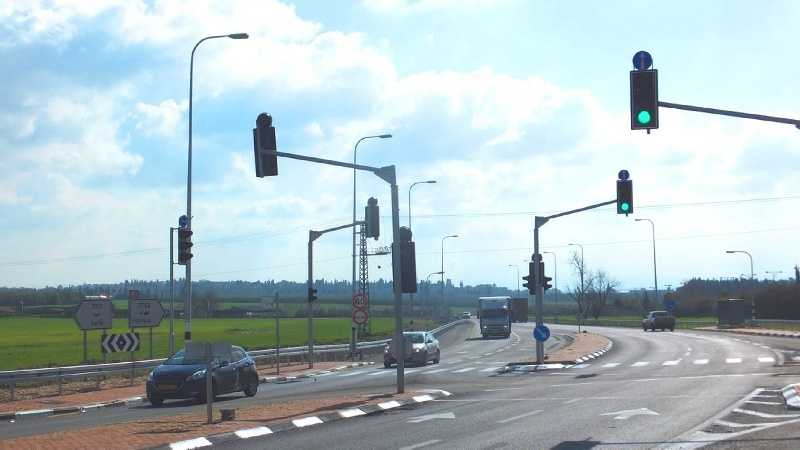
#> input picture single_image/greenlights2.jpg, 800 x 450 px, found by its file name
$ jupyter execute --allow-errors detectGreenLights.ipynb
#> lines starting #> are read from the running program, lines starting #| are printed output that depends on the picture; after the words box and inside, x2 and y2 are one past the last pixel; in counts of white or black regions, pixels touching at a corner belong together
#> further down, image is the input picture: PIL image 800x450 RGB; mean R, G, B 175.4, 192.4, 197.5
<h1 style="color:green; font-weight:bold">Detecting Green Lights</h1>

<h4 style="color:white; font-weight:bold">Import libreries</h4>

[cell 1]
# import the libraries:
from typing import List, Optional, Union, Dict, Tuple
import json
import argparse
from pathlib import Path
import cv2
import numpy as np
from scipy import signal as sg
from scipy.ndimage import maximum_filter, convolve
from PIL import Image,ImageDraw
import matplotlib.pyplot as plt

<h4 style="color:white; font-weight:bold">Making the sky and all the things that have red shade to darker</h4>

[cell 2]
# Function the makes the sky black in an image
def make_sky_black(image):
    # Convert the image to float
    img = np.array(image, dtype=float) / 255

    # Extract the red channel
    red_channel = img[:,:,0]
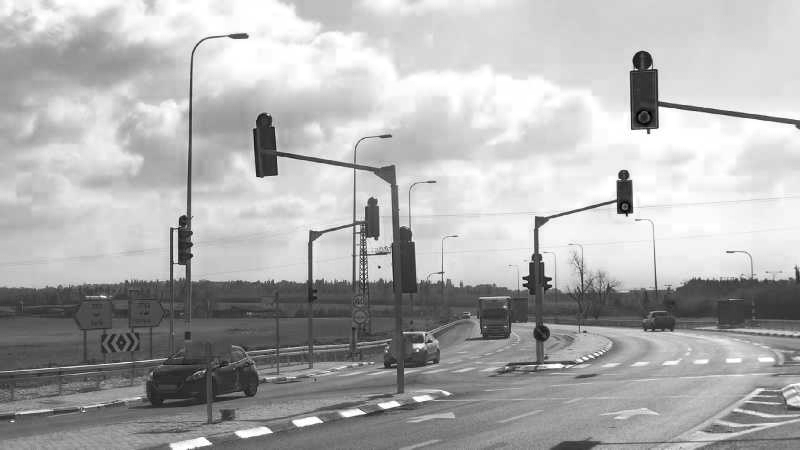
#> red_channel: shape (450, 800) float64; min 0, max 1, mean 0.688

    # Create a kernel to smooth the red channel
    kernel = np.ones((5,5)) / 25 # 5x5 of 1/25

    # Convolve the red channel with the kernel
    red_smoothed = convolve(red_channel, kernel)
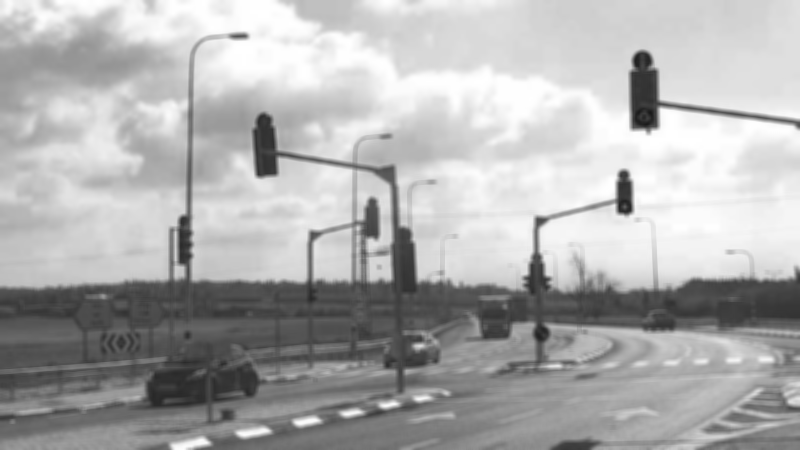
#> red_smoothed: shape (450, 800) float64; min 0.0976, max 1, mean 0.688

    # Create a mask where the red channel is above a certain threshold
    mask = red_smoothed > 0.5
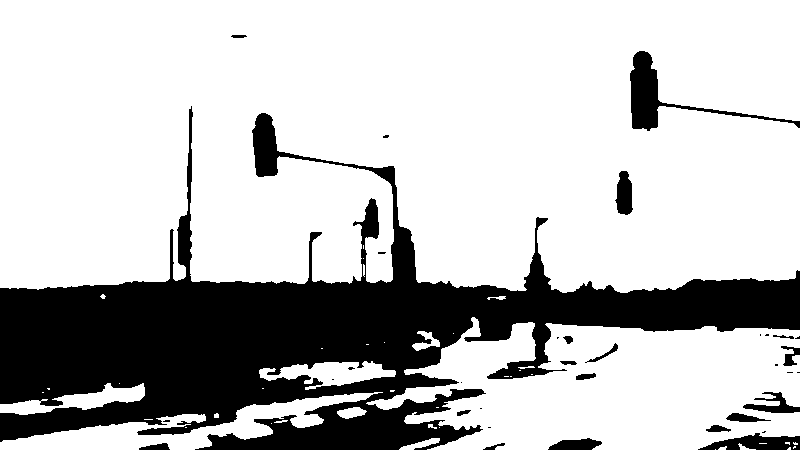
#> mask: shape (450, 800) bool; 74.9% white; 34 black regions (16 under 20 px), largest, box (x1, y1, x2, y2) and area: (0, 106, 800, 450) 84181, (630, 51, 800, 131) 2333, (698, 433, 800, 450) 1036

    # Apply the mask to all channels, setting them to 0 (black)
    img[mask] = 0
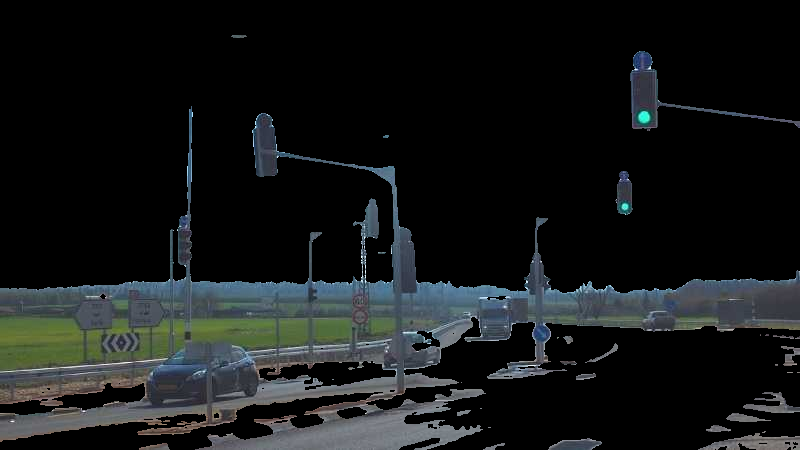
#> img: shape (450, 800, 3) float64; mean R, G, B 0.0838, 0.0944, 0.096

    # Convert back to 8-bit integer
    img_black_sky = (img * 255).astype(np.uint8)

    return Image.fromarray(img_black_sky)

[cell 3]
# save the new image with black sky in 111.jpg
image_path = 'single_image/greenLights2.jpg'
image = Image.open(image_path)
black_sky_image = make_sky_black(image)
black_sky_image.save('111.jpg')

<h4 style="color:white; font-weight:bold">Upload the Image</h4>

[cell 4]
# upload the image
img = plt.imread("111.jpg")
if img.max() <= 1:
    img = (img * 255).astype(np.uint8)

[cell 5]
# show the image:
plt.imshow(img)

# print thre shape of the image:
print(img.shape)
#| (450, 800, 3)

[cell 6]
# store the red channel of the image
red_img = img[:,:,0]
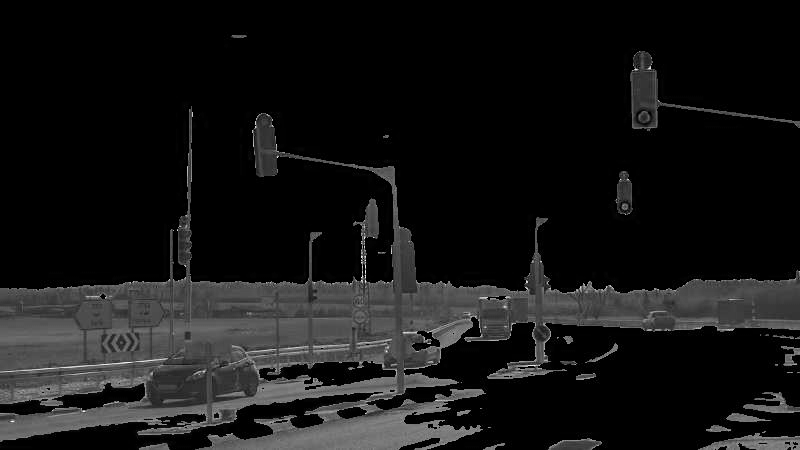
#> red_img: shape (450, 800); min 0, max 255, mean 21.7

# store the green channel of the image
green_img = img[:,:,1]
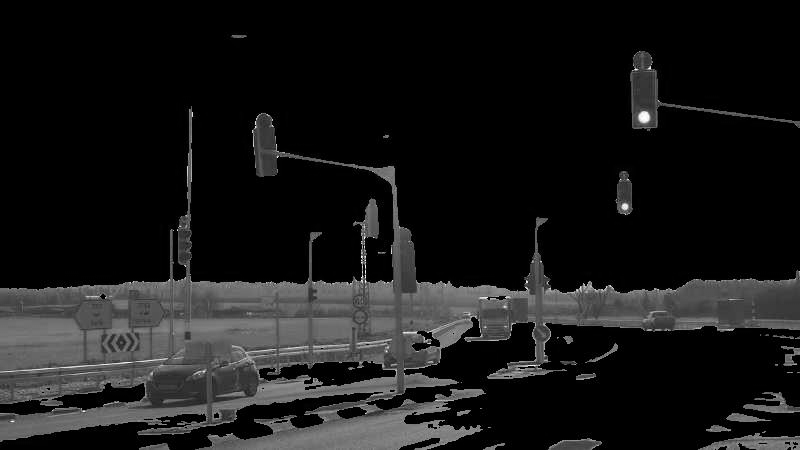
#> green_img: shape (450, 800); min 0, max 255, mean 24.3

# store the blue channel of the image
blue_img = img[:,:,2]
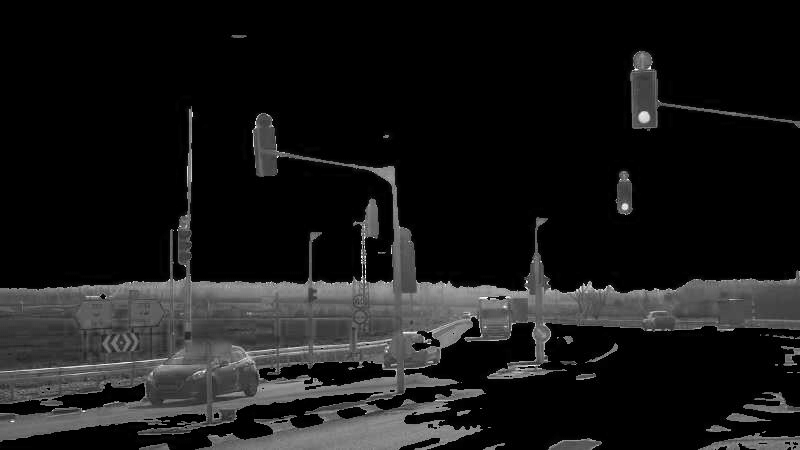
#> blue_img: shape (450, 800); min 0, max 255, mean 24.8

[cell 7]
print("img shape: ", img.shape)
#| img shape:  (450, 800, 3)
print("red channel shape: ", red_img.shape)
#| red channel shape:  (450, 800)
print("green channel shape: ", green_img.shape)
#| green channel shape:  (450, 800)
print("blue channel shape: ", blue_img.shape)
#| blue channel shape:  (450, 800)

[cell 8]
# store the pixel value of the green light in txt file:
np.savetxt('pixel_green_img.txt', green_img, fmt='%d')

<h4 style="color:white; font-weight:bold">Show the image in green chanel and save it</h4>

[cell 9]
# function that gets txt file  and save in green channel:
def save_green_channel(txt_file, output_image_file):
    # Read the data from the txt file
    data = np.loadtxt(txt_file, dtype=np.uint8)

    green_channel_image = data.reshape(data.shape[0], data.shape[1])

    # Create an RGB image with the red channel
    rgb_image = np.zeros((data.shape[0], data.shape[1], 3), dtype=np.uint8)
    rgb_image[:,:,1] = green_channel_image # 0-red channel, 1-green channel, 2-blue channel

    # Save the image to the specified file
    plt.imsave(output_image_file, rgb_image)

[cell 10]
# function that gets txt file and show the image in red channel:

def show_green_channel(txt_file):
    # Read the data from the txt file
    data = np.loadtxt(txt_file, dtype=np.uint8)

    green_channel_image = data.reshape(data.shape[0], data.shape[1])

    # Create an RGB image with the red channel
    rgb_image = np.zeros((data.shape[0], data.shape[1], 3), dtype=np.uint8)
    rgb_image[:,:,1] = green_channel_image # 0-red channel, 1-green channel, 2-blue channel

    # Display the image
    plt.imshow(rgb_image)
    plt.axis('off') # to remove axis
    plt.show()

#> (a cell that did not finish here is left out)

#> (a cell that did not finish here is left out)

<h4 style="color:white; font-weight:bold">Show the green chanel image after scale to gray</h4>

[cell 13]
# function to show image from txt file - gray scale
def show_image(txt_file):
    # Read the data from the txt file
    data = np.loadtxt(txt_file, dtype=np.uint8)

    # Reshape the data into an image format (1024, 2048)
    # This assumes that a single channel (e.g., red) is stored in the file
    channel_image = data.reshape(data.shape[0], data.shape[1])

    # Create a greyscale image using the channel
    grey_image = np.stack([channel_image]*3, axis=-1)

    # Display the image
    plt.imshow(grey_image, cmap='gray')
    plt.axis('off') # to remove axis
    plt.show()

#> (a cell that did not finish here is left out)

[cell 15]
# function to save image from txt file - gray scale:
def save_image(txt_file, output_path):
    # Read the data from the txt file
    data = np.loadtxt(txt_file, dtype=np.uint8)

    # Reshape the data into an image format (1024, 2048)
    # This assumes that a single channel (e.g., red) is stored in the file
    channel_image = data.reshape(data.shape[0], data.shape[1])

    # Create a greyscale image using the channel
    grey_image = np.stack([channel_image]*3, axis=-1)

    # Save the image to the specified output path
    plt.imsave(output_path, grey_image, cmap='gray')

#> (a cell that did not finish here is left out)

<h4 style="color:white; font-weight:bold">Read the pixels from the txt file.</h4>

[cell 17]
# function the read pixels form txt file to np array size nxm
def read_pixels(file_name):
#> called with file_name = 'pixel_green_img.txt'
    pixels = []
    with open(file_name, 'r') as f:
        for line in f:
            pixels.append(line.split())
    return np.array(pixels, dtype=np.uint8)

[cell 18]
green_pixels = read_pixels("pixel_green_img.txt")

<h4 style="color:white; font-weight:bold">Apply New kernel to the green chanel image to Detect the green Lights</h4>

[cell 19]
def mark_regions(numpy_pixels):
    # Convert the input 2D numpy array to a PIL image (grayscale)
    grayscale_image = Image.fromarray(numpy_pixels.astype('uint8'))

    # Create a new RGB image to draw the "X" marks on
    marked_image = grayscale_image.convert("RGB")

    # Initialize the drawing context
    draw = ImageDraw.Draw(marked_image)

    # Define the convolution kernel
    kernel = np.array([[1/9, 1/9, 1/9], [1/9, 1/9, 1/9], [1/9, 1/9, 1/9]])

    # Apply the convolution operation to get a score for each pixel
    score = convolve(numpy_pixels, kernel)

    # Loop through each pixel and mark the regions with an "X" mark
    height, width = numpy_pixels.shape
    for y in range(height):
        for x in range(width):
            # Check if the score is above a threshold to consider it a region to mark
            if score[y, x] > 200:
                # Draw a green "X" mark at the current pixel
                draw.line([(x - 5, y - 5), (x + 5, y + 5)], fill="red", width=2)
                draw.line([(x - 5, y + 5), (x + 5, y - 5)], fill="red", width=2)

    # Save the image
    marked_image.save("outputs_image_one_chanel/detection_green_lights.png")
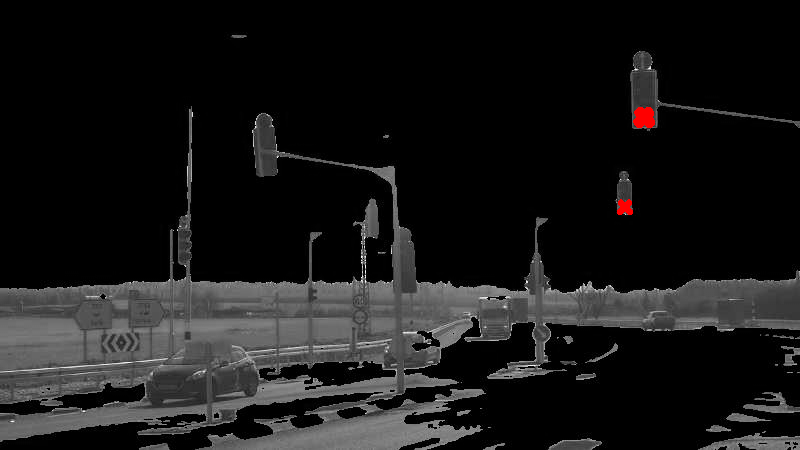
#> saved as detection_green_lights.png: PIL image 800x450 RGB; mean R, G, B 24.5, 24.1, 24.1
    # return marked_image

    plt.imshow(marked_image, cmap='gray')
    plt.axis('off') # to remove axis
    plt.show()

$ run again, with single_image/redLights.jpg copied over single_image/greenlights2.jpg
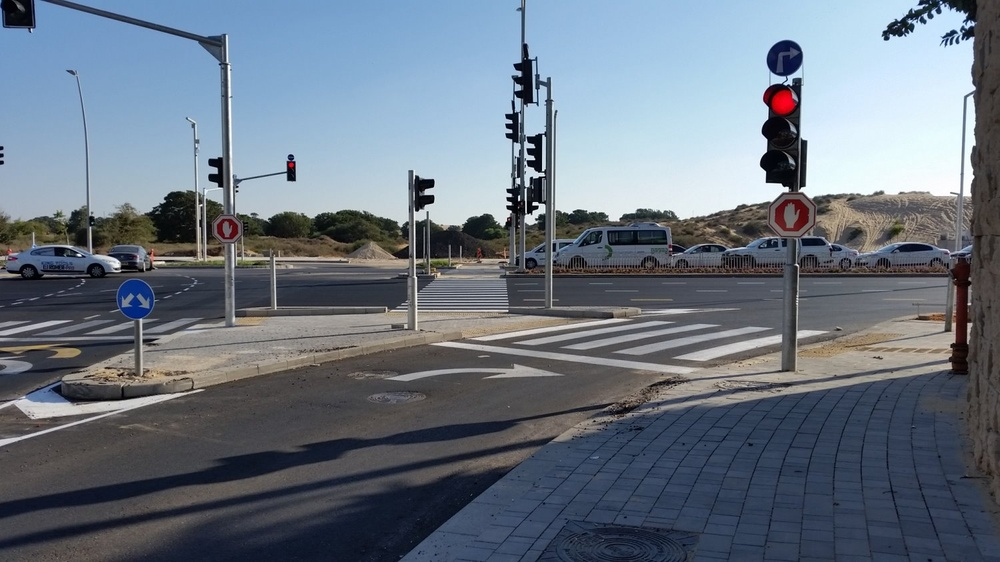
#> input picture single_image/redLights.jpg, 1000 x 562 px, shrunk from 1500 x 843 before the run, found by its file name
#> image is the input picture: PIL image 1000x562 RGB; mean R, G, B 106.4, 116.8, 129.2
#> in make_sky_black, `mask = red_smoothed > 0.5`:
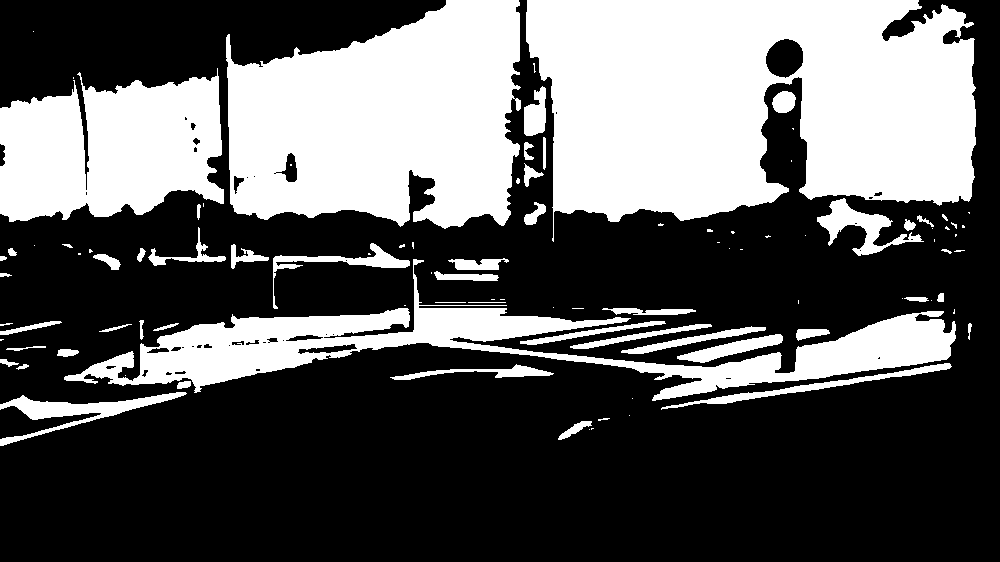
#> mask: shape (562, 1000) bool; 36.6% white; 99 white regions (46 under 20 px), largest, box (x1, y1, x2, y2) and area: (526, 0, 976, 242) 81581, (226, 0, 521, 229) 51485, (64, 259, 956, 401) 28795
#| (562, 1000, 3)
#> `blue_img = img[:,:,2]`:
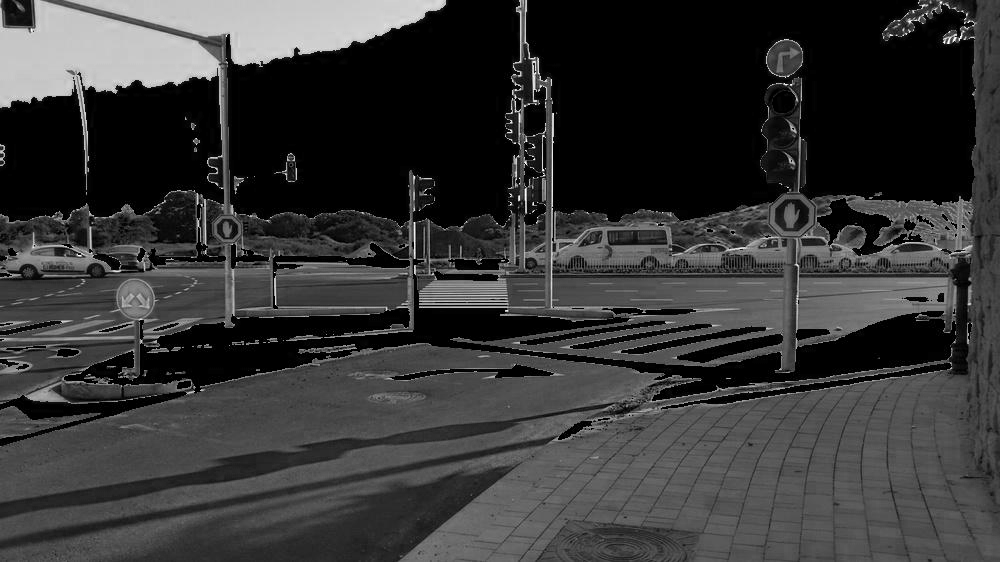
#> blue_img: shape (562, 1000); min 0, max 255, mean 54.1
#| img shape:  (562, 1000, 3)
#| red channel shape:  (562, 1000)
#| green channel shape:  (562, 1000)
#| blue channel shape:  (562, 1000)

$ run again, with single_image/redLights1.jpg copied over single_image/greenlights2.jpg
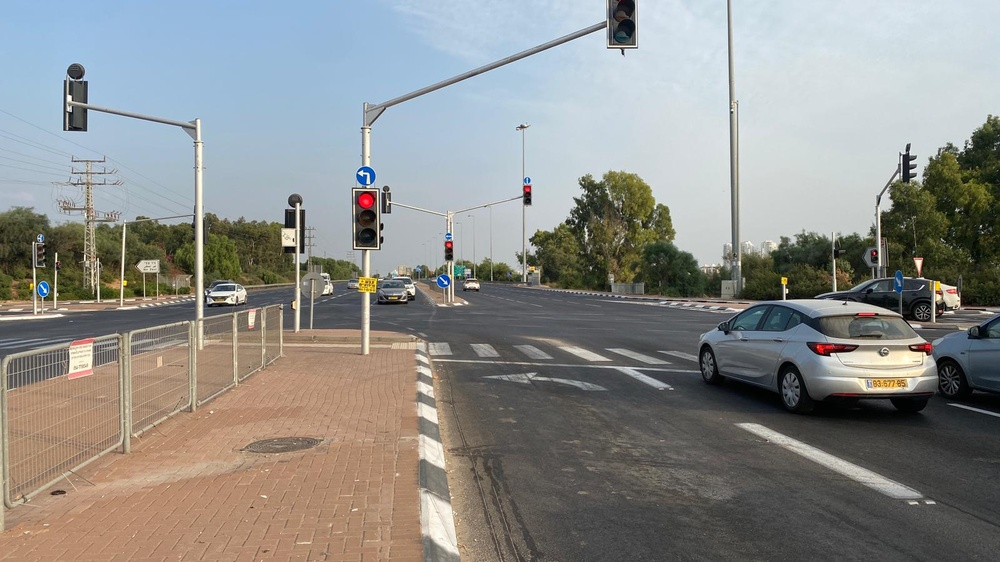
#> input picture single_image/redLights1.jpg, 1000 x 562 px, shrunk from 1600 x 900 before the run, found by its file name
#> image is the input picture: PIL image 1000x562 RGB; mean R, G, B 140.1, 140.6, 137.5
#> in make_sky_black, `mask = red_smoothed > 0.5`:
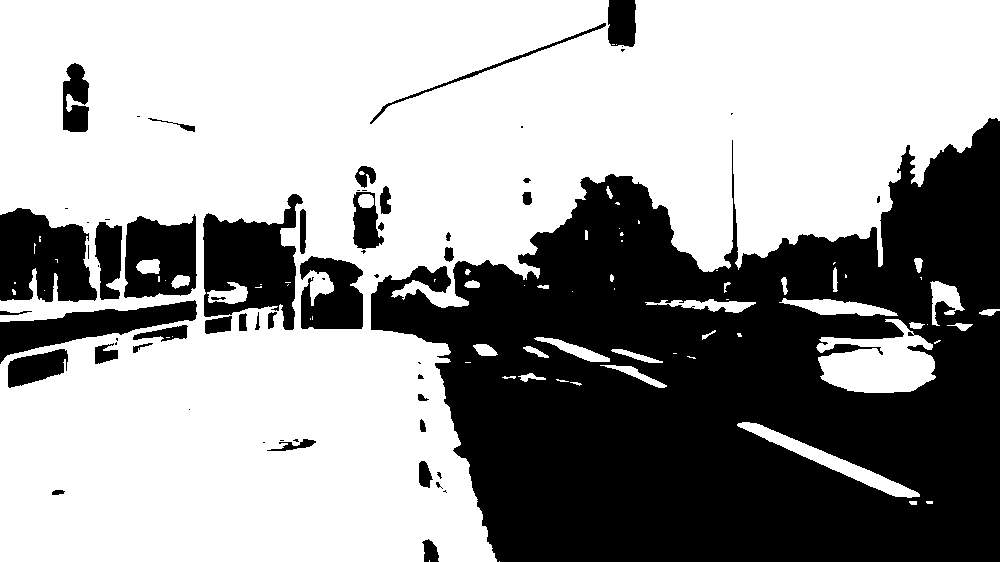
#> mask: shape (562, 1000) bool; 61.6% white; 63 black regions (25 under 20 px), largest, box (x1, y1, x2, y2) and area: (371, 118, 1000, 562) 176470, (203, 194, 303, 330) 7866, (0, 208, 97, 302) 6913
#| (562, 1000, 3)
#> `blue_img = img[:,:,2]`:
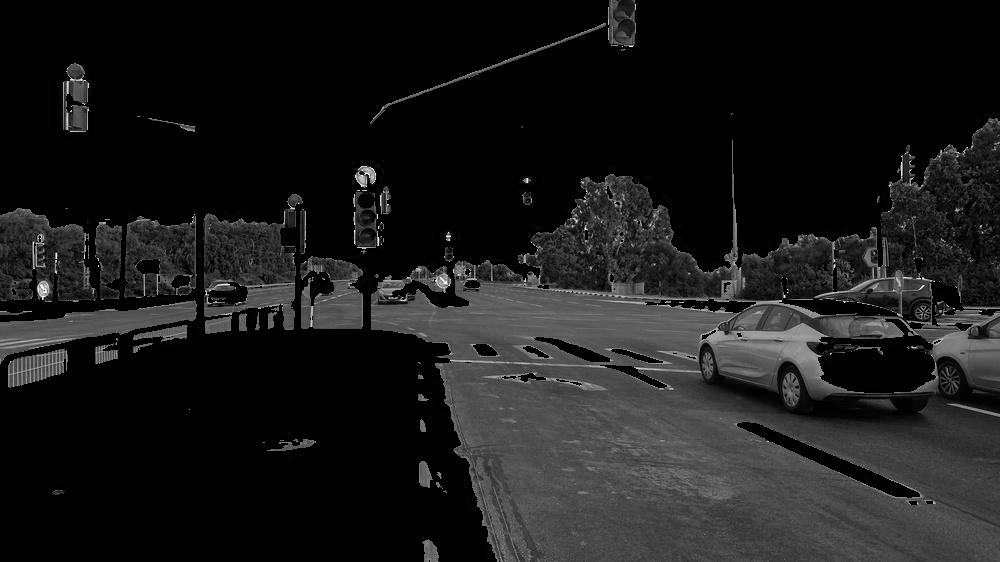
#> blue_img: shape (562, 1000); min 0, max 255, mean 26.4
#| img shape:  (562, 1000, 3)
#| red channel shape:  (562, 1000)
#| green channel shape:  (562, 1000)
#| blue channel shape:  (562, 1000)
